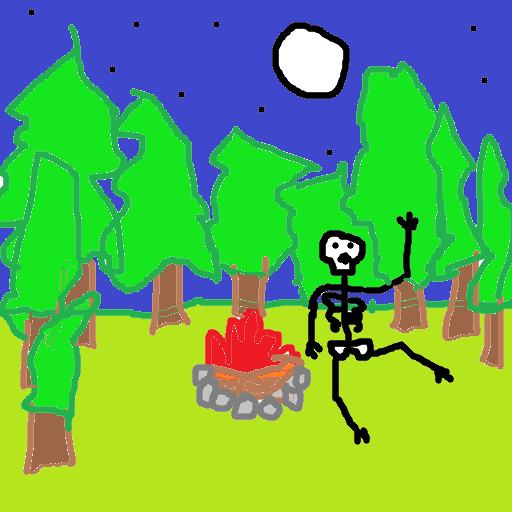
#> input picture experiments/inputs/init_filled.png, 512 x 512 px, found by its file name
$ python compile_final.py
#> lines starting #> are read from the running program, lines starting #| are printed output that depends on the picture
"""Compile the final chosen configuration of each path into one sheet per path.

Rows = seeds, columns = [input, pixelart, impressionist, hyperreal, nostyle].
Also copies the chosen images to experiments/final/<path>/ with a mapping README.
"""
import shutil
from pathlib import Path

from PIL import Image, ImageDraw

EXP = Path(r"C:\Users\Mark Other\Documents\StabeDiffusionCPU\experiments")
OUT = EXP / "final"
STYLES = ["pixelart", "impressionist", "hyperreal", "nostyle"]
CELL, LABEL_H, SIDE_W, TITLE_H = 320, 22, 90, 34

PATHS = {
    "path1_sdturbo_img2img": {
        "title": "Path 1: SD-Turbo img2img | filled sketch | Strength 0.8 | 4 steps | Guidance 1",
        "src": "r2_p1", "cfg": "filled_s80", "seeds": [123123, 7, 2024],
        "input": "inputs/init_filled.png",
        "note": "Style-capable setting, but the skeleton is lost or deformed in all 3 seeds. "
                "Strength 0.7 (filled_s70) keeps the skeleton but barely restyles; see r2_p1.",
    },
    "path2_sdxlturbo_img2img": {
        "title": "Path 2: SDXL-Turbo img2img | filled sketch | Strength 0.8 | 4 steps | Guidance 1",
        "src": "r2_p2", "cfg": "filled_s80", "seeds": [123123, 7, 2024],
        "input": "inputs/init_filled.png",
        "note": "Recommended overall. Seed 2024 duplicates the skeleton.",
    },
    "path3_controlnet_neutral": {
        "title": "Path 3: SD1.5 neutral base + LCM-LoRA + scribble ControlNet (Canny edges) | scale 0.7 | 4 steps | Guidance 1",
        "src": "r2_p3", "cfg": "neutral_g10_c70", "seeds": [123123, 7],
        "input": "inputs/control_canny.png",
        "note": "Best layout adherence; only 2 seeds were generated (123123, 7). "
                "6-step variant: neutral_g10_c70_6steps in the same folders.",
    },
}


def main() -> None:
    readme = ["Final chosen configuration per path (source folders are relative to experiments/)\n"]
    for name, p in PATHS.items():
        dest = OUT / name
        dest.mkdir(parents=True, exist_ok=True)
        cols = 1 + len(STYLES)
        sheet = Image.new(
            "RGB",
            (SIDE_W + CELL * cols, TITLE_H + LABEL_H + CELL * len(p["seeds"])),
            "white",
        )
#> sheet: PIL image 1690x1016 RGB; every value is 255
        d = ImageDraw.Draw(sheet)
        d.text((6, 8), p["title"], fill="black")
        heads = ["input"] + STYLES
        for c, h in enumerate(heads):
            d.text((SIDE_W + c * CELL + 6, TITLE_H + 5), h, fill="black")
        inp = Image.open(EXP / p["input"]).convert("RGB").resize((CELL, CELL))
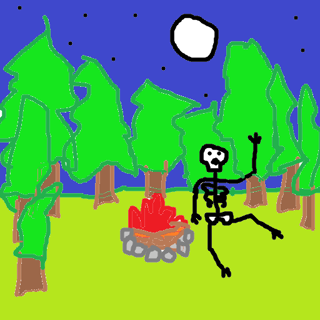
#> inp: PIL image 320x320 RGB; mean R, G, B 97.4, 171, 84
        for r, seed in enumerate(p["seeds"]):
            y = TITLE_H + LABEL_H + r * CELL
            d.text((6, y + 6), f"seed {seed}", fill="black")
            sheet.paste(inp, (SIDE_W, y))
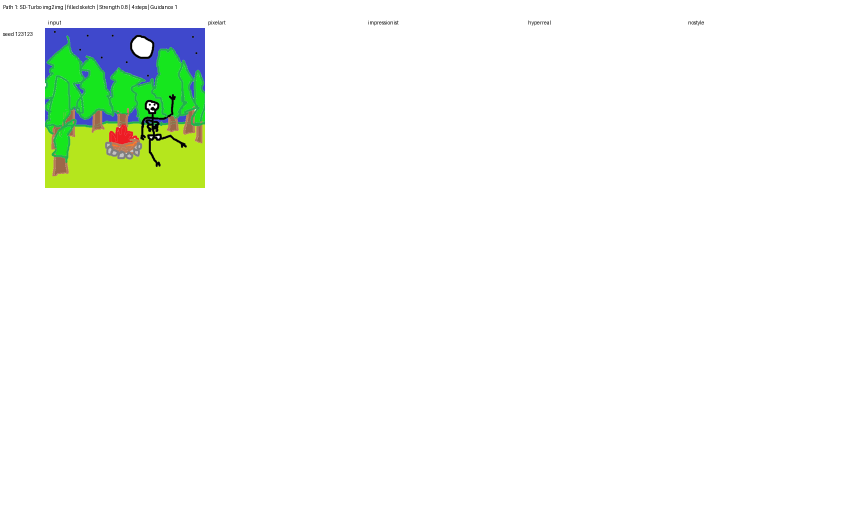
#> sheet: PIL image 1690x1016 RGB (shown at 1/2 size); mean R, G, B 245.4, 249.8, 244.6
            for c, style in enumerate(STYLES, start=1):
                f = EXP / p["src"] / f"seed{seed}" / f"{p['cfg']}__{style}.png"
                shutil.copy(f, dest / f"seed{seed}__{style}.png")
                sheet.paste(
#> (the run stopped early here; a loop or call above may not have finished)
